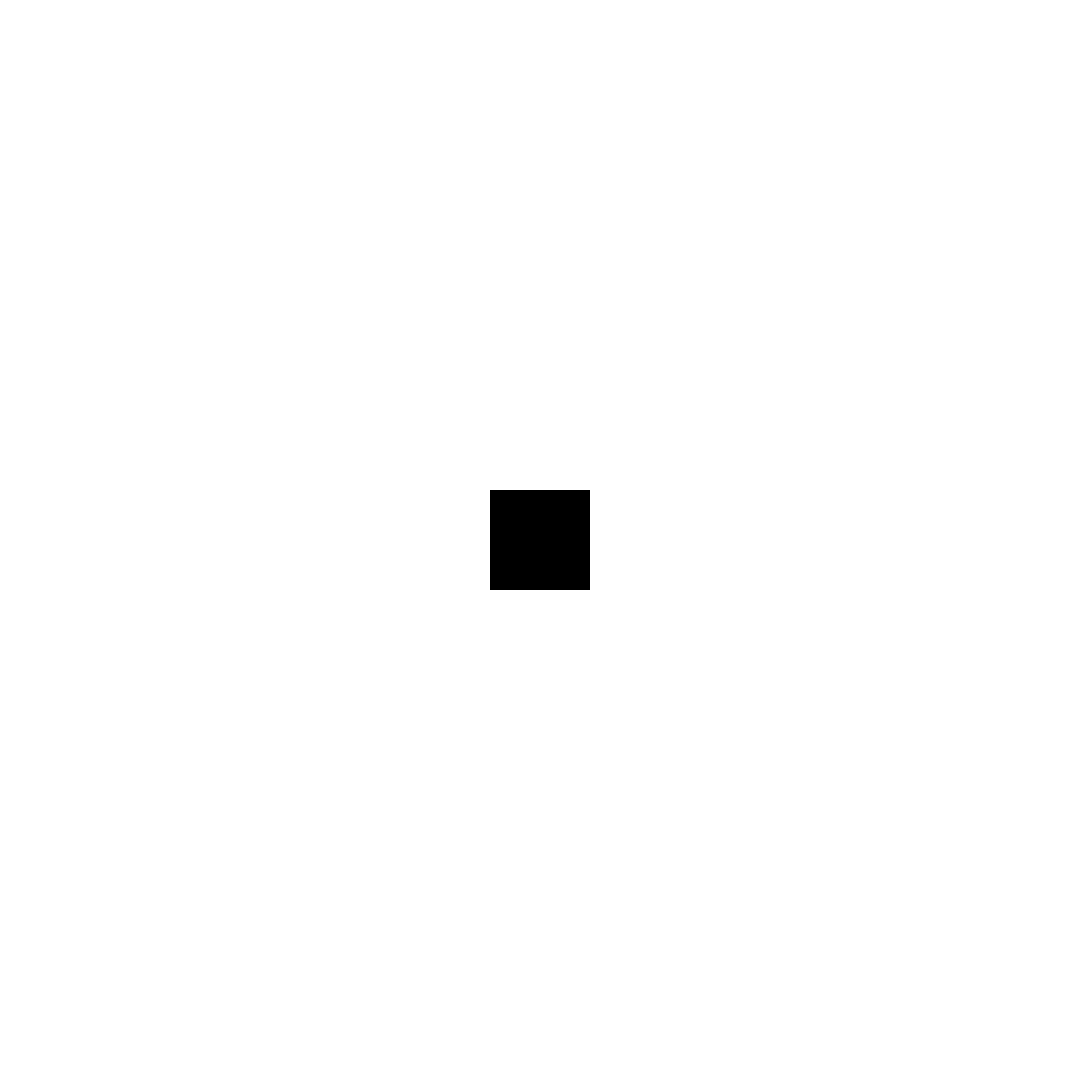
Frame 1 (no input)
Frame 60 (the mouse pressed at the canvas centre just before this capture): identical to frame 1, image omitted
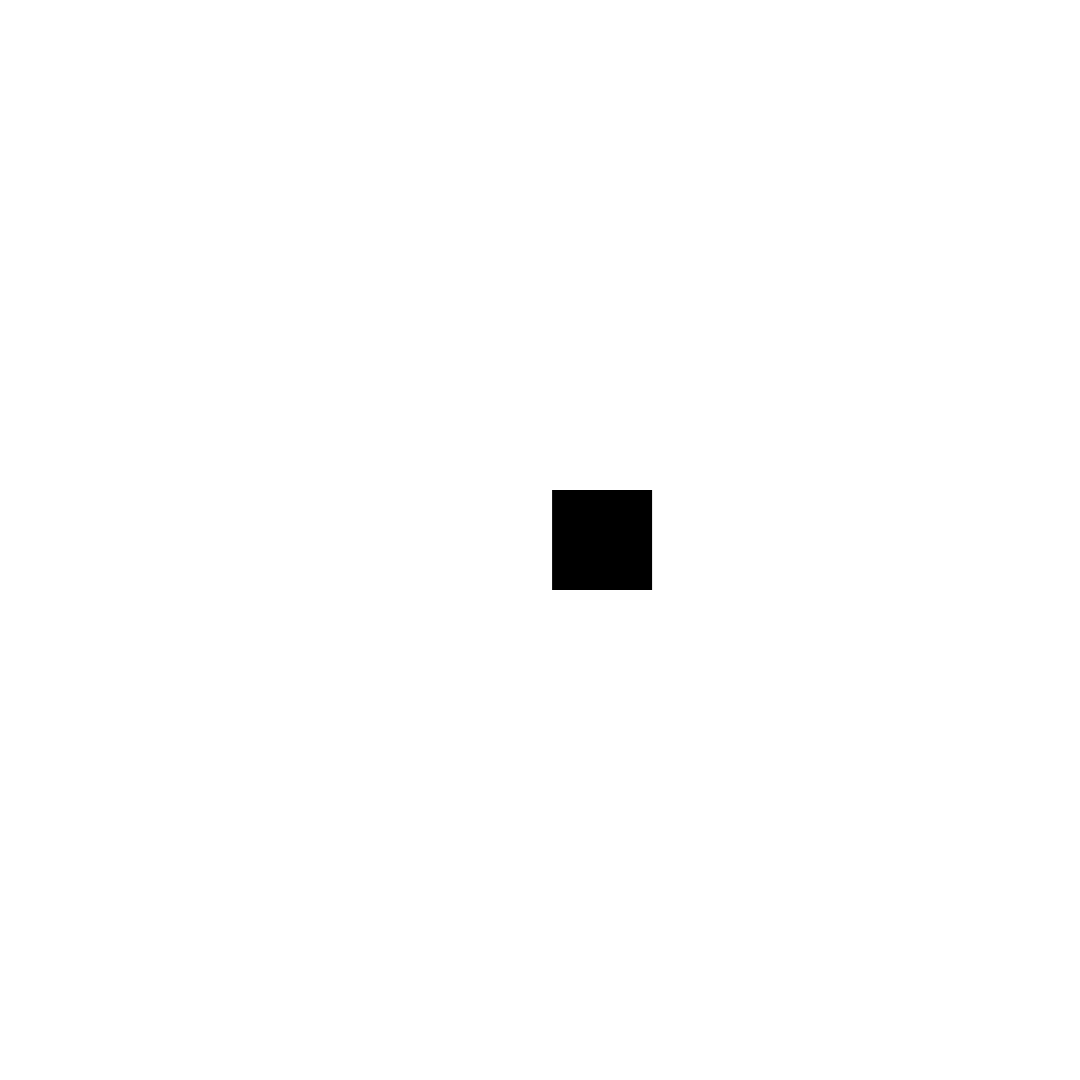
Frame 120 (the mouse held since frame 60 and released just before this capture)

The Processing sketch that drew these frames (run headless with seeded random() and noise(); from frame 60 on, the mouse is pressed at the canvas centre):

// Processing sketch: week08_intro_01
// ── week08_intro_01.pde
float x;
float y;
float rSize;

float counter;
float xC;
float mappedMx;

void setup() {
  // set window position
  surface.setLocation(0,0);
  
  // set window size
  size(1080,1080);
  
  rSize = 100;
  x = width * 0.5;
  y = height * 0.5;
}


void draw() {
  // set bg color
  background(255,255,255,255);
  
  mappedMx = map(mouseX, 0, 1080, 0, 0.1);
  
  // update the value of counter
  counter = counter + mappedMx;
  
  // -1,1 
  // will -1080, 1080
  // we want to map the output value between: 0 - 1080
  x = sin(counter) * width;
  
  xC = map(x, -1080, 1080, 100, 1080 - 100);
  
  noStroke();
  fill(0);
  
  rectMode(CENTER);
  
  rect(xC, y, rSize, rSize);
}
